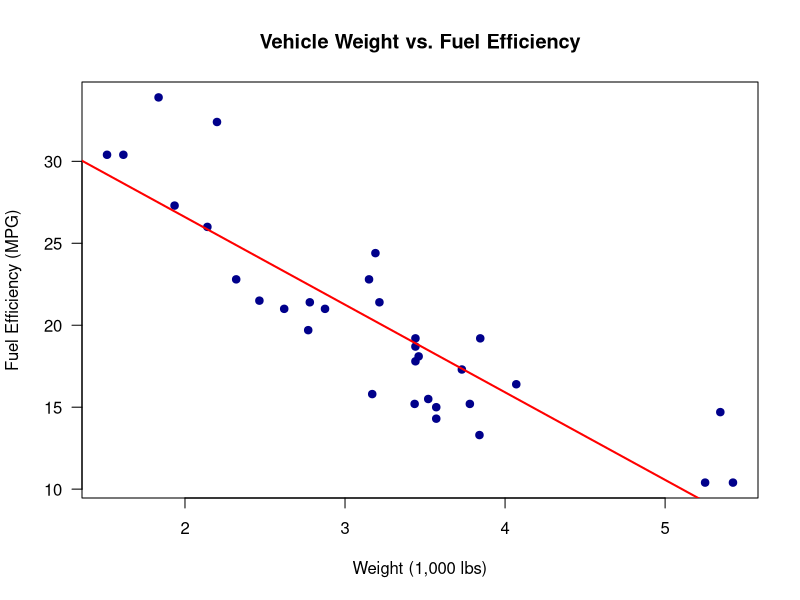

Here is the R script that generated this plot:
# PA9
# Juwan Burden
# 11/08/26
# R script for Vehicle Fuel Efficiency Prediction Model

# Plot the Data
plot(mtcars$wt, mtcars$mpg,
     main = "Vehicle Weight vs. Fuel Efficiency",
     xlab = "Weight (1,000 lbs)",
     ylab = "Fuel Efficiency (MPG)",
     pch = 19, col = "darkblue", las = 1)

# Fit a Linear Regression Model
model <- lm(mpg ~ wt, data = mtcars)

# Add the Fitted Regression Line
abline(model, col = "red", lwd = 2)

# Interpretation of the Slope
summary(model)
confint(model)
slope <- summary(model)$coefficients[2, 1]
p_value <- summary(model)$coefficients[2, 4]
confintA <- confint(model)[2,1]
confintB <- confint(model)[2,2]
cat("Slope Estimate: ", slope)
cat("p-value: ", p_value)
cat("95% Confidence Interval for Slope: ",confintA,confintB)
cat("The slope is statistically significant at the 0.05 level, indicating
a significant relationship between weight and fuel efficiency.")

# The estimated slope of the regression line is -5.3445.
# For every additional 1,000 lbs a vehicle weighs, 
# it's fuel efficiency decrease by approximately 5.34 miles per gallon (MPG).
# The p-value for the wt variable is below the standard threshold of 0.05.
# We can conclude that weight has a reliable, negative impact on MPG.

# Predict MPG for a Given Vehicle Weight 
new_car <- data.frame(wt = 6)
prediction <- predict(model, newdata = new_car, interval = "prediction", level = 0.95)

# Print the Prediction
cat("Predicted MPG for a 6,000-pound vehicle:")
print(prediction)
# A 6,000-pound vehicle falls outside the range of the observed data.
# A vehicle cannot have negative MPG.
cat("Note: The weight value is outside the range of the dataset, which 
limits the accuracy of the prediction. Use caution when interpreting 
this result.")
